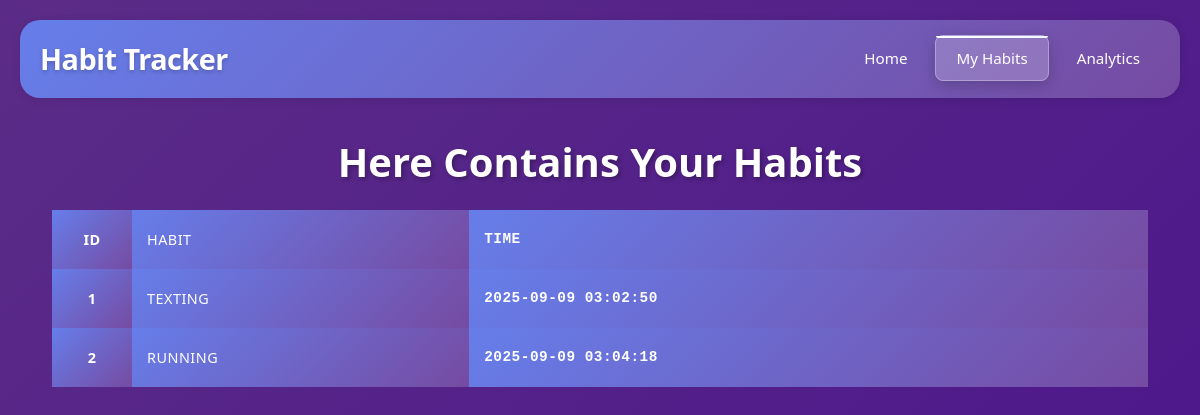
The page /habits on the database as committed earlier.
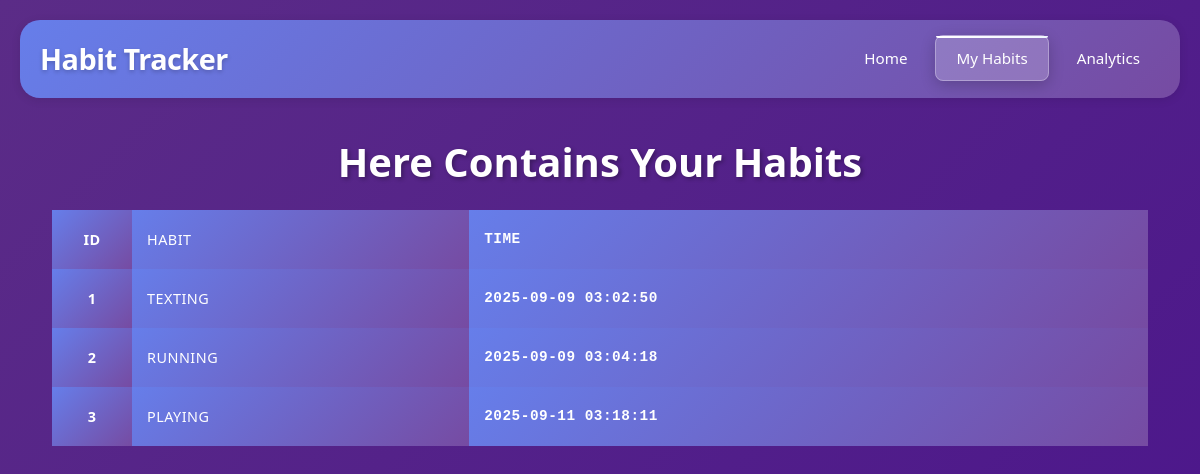
The same page on the database as committed later.
### main.py (models this page shows)
class Habit(db.Model):
    id = db.Column(db.Integer, primary_key=True, autoincrement=True)
    habit = db.Column(db.String(100), nullable=False)
    created_at = db.Column(db.DateTime, default=datetime.utcnow)

### main.py (the view)
@app.route('/habits')
def habits():
    entries = Habit.query.all()
    return render_template('habits.html', active_page='habits', entries=entries)

### templates/habits.html
{% extends "base.html" %}
{% block body %}
<h1>Here Contains Your Habits</h1>
<table>
    <tr>
        <th>ID</th>
        <th>Habit</th>
        <th>Time</th>
    </tr>
    {% for entry in entries %}
    <tr>
        <th>{{entry.id}}</th>
        <th>{{entry.habit}}</th>
        <th>{{entry.created_at.strftime("%Y-%m-%d %H:%M:%S")}}</th>
    </tr>
    {% endfor %}
</table>
{% endblock %}

### templates/base.html (shortened to what this page needs)
<!DOCTYPE html>
<html lang="en">
<head>
    <link rel="stylesheet" href="{{ url_for('static', filename='css/styles.css') }}">
</head>
<body>
    <nav>
        <div class="nav-container">
            <a href="{{ url_for('HomePage') }}" class="logo">Habit Tracker</a>
            <ul class="nav-menu">
                <li><a href="{{ url_for('HomePage') }}" class="{% if active_page == 'home' %}active{% endif %}">Home</a></li>
                <li><a href="{{ url_for('habits') }}" class="{% if active_page == 'habits' %}active{% endif %}">My Habits</a></li>
                <li><a href="{{ url_for('analytics') }}" class="{% if active_page == 'analytics' %}active{% endif %}">Analytics</a></li>
            </ul>
        </div>
    </nav>
    <div class="content">
        {% block body %}{% endblock %}
    </div>
</body>
</html>

### static/css/styles.css (style rules this page uses)
* { margin: 0; padding: 0; box-sizing: border-box; }
body { font-family: 'Segoe UI', Tahoma, Geneva, Verdana, sans-serif; line-height: 1.6; background-color: #f8f9fa; }
nav { background: linear-gradient(135deg, #667eea 0%, #764ba2 100%); padding: 1rem 0; position: sticky; top: 0; z-index: 1000; box-shadow: 0 2px 10px rgba(0, 0, 0, 0.1); backdrop-filter: blur(10px); border-radius: 20px; }
.nav-container { max-width: 1200px; margin: 0 auto; padding: 0 20px; display: flex; justify-content: space-between; align-items: center; }
.logo { color: white; font-size: 1.8rem; font-weight: 700; text-decoration: none; letter-spacing: -0.5px; transition: all 0.3s ease; text-shadow: 0 2px 4px rgba(0, 0, 0, 0.2); }
.nav-menu { display: flex; list-style: none; gap: 0.5rem; align-items: center; }
.nav-menu li { position: relative; }
.nav-menu li a { color: white; text-decoration: none; padding: 0.75rem 1.25rem; border-radius: 8px; font-weight: 500; font-size: 0.95rem; transition: all 0.3s ease; position: relative; overflow: hidden; }
.nav-menu li a.active { background: rgba(255, 255, 255, 0.2); border: 1px solid rgba(255, 255, 255, 0.3); box-shadow: 0 4px 15px rgba(0, 0, 0, 0.2); }
.nav-menu li a.active::before { content: ''; position: absolute; top: 0; left: 0; right: 0; height: 2px; background: linear-gradient(90deg, #fff, #f0f8ff); border-radius: 0 0 2px 2px; }
.content { padding: 2rem; max-width: 1200px; margin: 0 auto; min-height: calc(100vh - 80px); }
.content h1 { color: white; margin-bottom: 1rem; font-weight: 600; }
body { font-family: 'Segoe UI', Tahoma, Geneva, Verdana, sans-serif; background: linear-gradient(135deg, #5b2c87 0%, #4a148c 100%); margin: 0; padding: 20px; min-height: 100vh; }
h1 { text-align: center; color: white; font-size: 2.5rem; margin-bottom: 30px; text-shadow: 2px 2px 4px rgba(0,0,0,0.3); font-weight: 300; }
table { width: 100%; border-collapse: collapse; margin: 0; font-size: 1rem; background: white; }
th { background: linear-gradient(135deg, #667eea 0%, #764ba2 100%); color: white; font-weight: 600; padding: 18px 15px; text-align: left; text-transform: uppercase; letter-spacing: 0.5px; font-size: 0.9rem; border: none; }
tr:nth-child(even) { background-color: #f8f9fa; }
tr:nth-child(odd) { background-color: white; }
td:first-child, th:first-child { font-weight: bold; text-align: center; width: 80px; }
td:nth-child(2), th:nth-child(2) { font-weight: 500; color: white; }
td:nth-child(3), th:nth-child(3) { color: white; font-family: 'Courier New', monospace; font-size: 0.9rem; }

Rows that differ between the two databases and show on the page:
added Habit: id "3", habit "PLAYING", created_at "2025-09-11 03:18:11"
